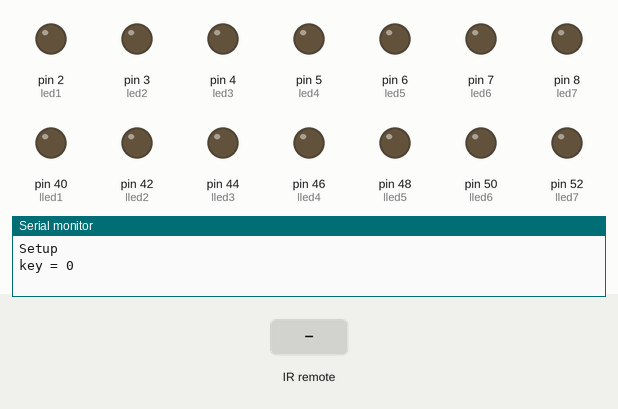
This sketch was run on a simulated Arduino Mega 2560, built with avr-gcc and run on an emulated ATmega2560. Parts: output pins drawn as LEDs (lit = HIGH), the last lines printed to the serial monitor. Dashed ring = blinking. The inputs (shaded band) are chosen by the test bench.

Above: at 1.2 s.
1.3 s: infrared code 0xFF22DD received
At 1.55 s:
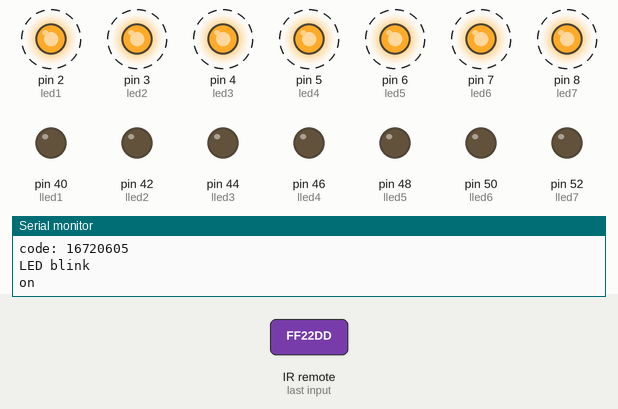
4.3 s: infrared code 0xFF629D received
At 5.5 s:
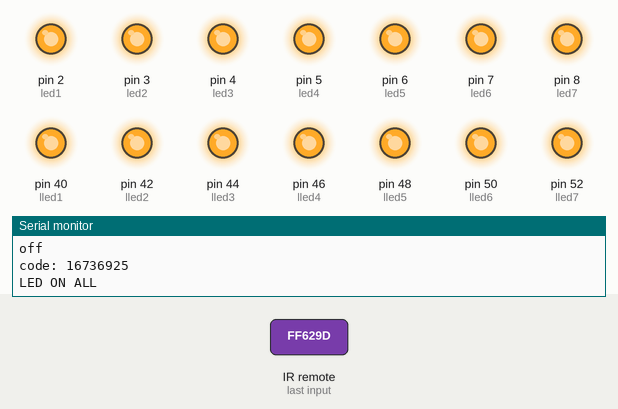
5.8 s: infrared code 0xFFE21D received
At 6.6 s:
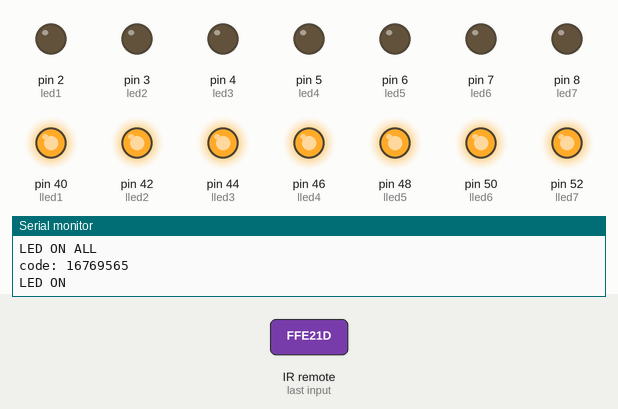
7.3 s: infrared code 0xFFE01F received
At 7.55 s:
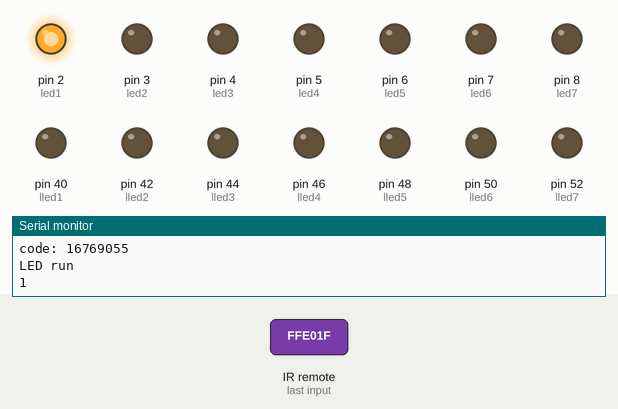
10.3 s: infrared code 0xFF906F received
At 10.56 s:
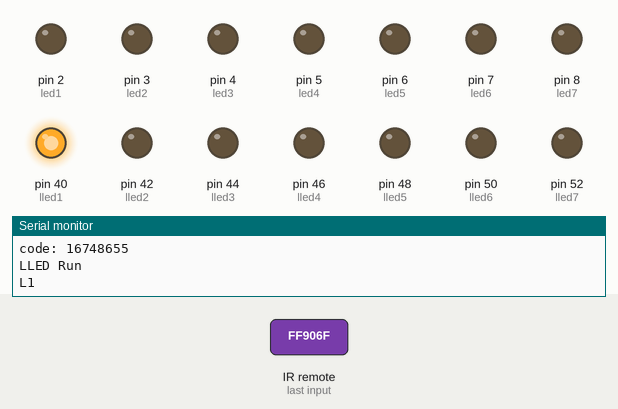
13.3 s: infrared code 0xFFA25D received
At 14.7 s:
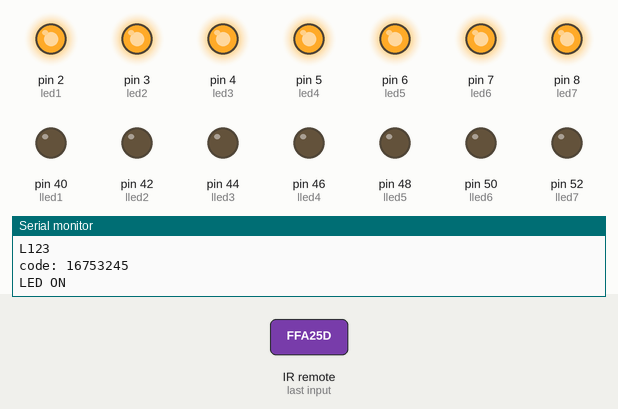
Timing chart, 0 to 15.8 s (numbered marks = the images above; inputs shaded):
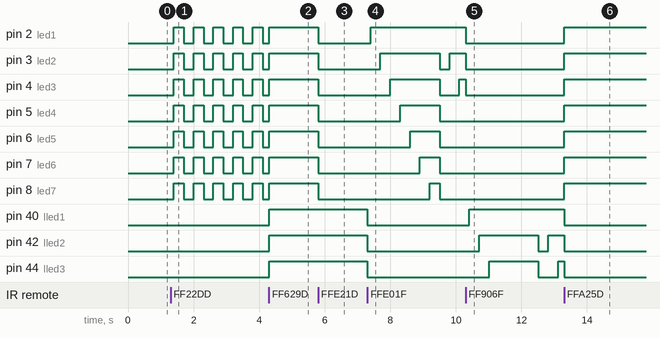

Measured:
- after the input at 1.3 s, pin 2 (led1), pin 3 (led2), pin 4 (led3), pin 5 (led4), pin 6 (led5), pin 7 (led6), pin 8 (led7): alternates HIGH for 0.30 s and LOW for 0.30 s, starting after 0.10 s
- after the input at 4.3 s, pin 40 (lled1), pin 42 (lled2), pin 44 (lled3), pin 46 (lled4), pin 48 (lled5), pin 50 (lled6), pin 52 (lled7): LOW → HIGH at once
- after the input at 5.8 s, pin 2 (led1), pin 3 (led2), pin 4 (led3), pin 5 (led4), pin 6 (led5), pin 7 (led6), pin 8 (led7): HIGH → LOW at once
- after the input at 7.3 s, pin 2 (led1): LOW → HIGH after 0.10 s; pin 3 (led2): LOW → HIGH after 0.40 s, → LOW 1.8 s later, → HIGH 0.30 s later; pin 4 (led3): LOW → HIGH after 0.70 s, → LOW 1.5 s later, → HIGH 0.60 s later; pin 5 (led4): LOW → HIGH after 1.0 s, → LOW 1.2 s later; pin 6 (led5): LOW → HIGH after 1.3 s, → LOW 0.90 s later
- after the input at 10.3 s, pin 2 (led1): HIGH → LOW at once; pin 5 (led4): stays LOW (without the input it goes to HIGH after 0.11 s); pin 6 (led5): stays LOW (without the input it goes to HIGH after 0.41 s); pin 7 (led6): stays LOW (without the input it goes to HIGH after 0.71 s); pin 8 (led7): stays LOW (without the input it goes to HIGH after 1.0 s)
- after the input at 13.3 s, pin 2 (led1), pin 3 (led2): LOW → HIGH at once

The sketch:

test_mega.ino
```cpp
#include <IRremote.h>

int RECV_PIN = 11;

int led1 = 2;
int led2 = 3;
int led3 = 4;
int led4 = 5;
int led5 = 6;
int led6 = 7;
int led7 = 8;

int lled1 = 40;
int lled2 = 42;
int lled3 = 44;
int lled4 = 46;
int lled5 = 48;
int lled6 = 50;
int lled7 = 52;


int key = 0;

unsigned long currentMillis   = 0;
unsigned long previousMillis  = 0;

bool LED_status;
bool LLED_status;

int LED_count;
int LLED_count;
long interval   = 200;

#define code1      16753245 // Button 1
#define code2      16736925 // Button 2
#define code3      16769565 // Button 3
#define code4      16720605 // Button 4,5
#define code6      16761405 // Button 6
#define code7      16769055 // Button 7
#define code8      16754775 // Button 8
#define code9      16748655 // Button 9
#define code0      16750695 // Button 0
#define codeOK     16726215 // OK button
#define codeSharp  16756815 // # button
#define codeStar   16738455 // * button
#define codeUp     16718055 // up button
#define codedown   16730805 // down button
#define codeLeft   16716015 // up button
#define codeRight  16734885 // down button

IRrecv irrecv(RECV_PIN);
decode_results results;

void setup()
{
  Serial.begin(9600);
  irrecv.enableIRIn(); // Start the receiver
  Serial.println("Setup");


  pinMode(led1, OUTPUT);
  pinMode(led2, OUTPUT);
  pinMode(led3, OUTPUT);
  pinMode(led4, OUTPUT);
  pinMode(led5, OUTPUT);
  pinMode(led6, OUTPUT);
  pinMode(led7, OUTPUT);

  pinMode(lled1, OUTPUT);
  pinMode(lled2, OUTPUT);
  pinMode(lled3, OUTPUT);
  pinMode(lled4, OUTPUT);
  pinMode(lled5, OUTPUT);
  pinMode(lled6, OUTPUT);
  pinMode(lled7, OUTPUT);


  digitalWrite(led1, LOW);
  digitalWrite(led2, LOW);
  digitalWrite(led3, LOW);
  digitalWrite(led4, LOW);
  digitalWrite(led5, LOW);
  digitalWrite(led6, LOW);
  digitalWrite(led7, LOW);

  digitalWrite(lled1, LOW);
  digitalWrite(lled2, LOW);
  digitalWrite(lled3, LOW);
  digitalWrite(lled4, LOW);
  digitalWrite(lled5, LOW);
  digitalWrite(lled6, LOW);
  digitalWrite(lled7, LOW);


  key = 0;
  LED_status = LOW ;
  LLED_status = LOW ;
  LED_count = 0;
  LLED_count = 0;
  interval = 300;
  Serial.print("key = ");
  Serial.println(key);


}


void(* resetFunc) (void) = 0;//declare reset function at address 0
                             //resetFunc(); //call reset

void loop()
{
outloop:
  if (irrecv.decode(&results))
  {
    Serial.print("code: ");
    Serial.println(results.value);


       if (results.value == code0)   // Off all LED
        {
          Serial.println("LED OFF ALL");
          LED_OFF_ALL ();
          key = 0;
        }

        if (results.value == codeOK) // Reset Arduino
        {
          resetFunc();
        }

        if (results.value == code2)   // On all LED
        {
          Serial.println("LED ON ALL");
          LED_ON_ALL ();
          key = 2;
        }

        if (results.value == codeUp)   // speed
        {
          Serial.println("speed");
          interval = interval + 200;
          if(interval >= 1000)
          {
            interval = 300;
          }
        }

        if (results.value == codeLeft)   // both LED blink
        {
          Serial.println("both LED blink");
          key = 22;
          LED_OFF();
          LLED_OFF();
        }

        if (results.value == codeRight)   // both LED run
        {
          Serial.println("both LED run");
          LED_OFF();
          LLED_OFF();
          key = 33;
        }

//---------------------------------------------------------------------------------
        if (results.value == code1)   // LED On
        {
          Serial.println("LED ON");
          LLED_OFF();
          LED_ON ();
          key = 1;
        }

        if (results.value == codeStar)   // LED Off
        {
          Serial.println("LED OFF");
          LLED_OFF();
          LED_OFF ();
          key = 11;
        }

        if (results.value == code4)   // LED blink
        {
          Serial.println("LED blink");
          LLED_OFF();
          key = 4;
        }

        if (results.value == code7)   // LED run
        {
          Serial.println("LED run");
          LLED_OFF();
          key = 7;
        }
//---------------------------------------------------------------------------------

        if (results.value == code3)   // LLED On
        {
          Serial.println("LED ON");
          LED_OFF();
          LLED_ON ();
          key = 3;
        }

        if (results.value == codeSharp)   // LLED Off
        {
          Serial.println("LLED OFF");
          LED_OFF();
          LLED_OFF ();
          key = 12;
        }

        if (results.value == code6)   // LLED blink
        {
          Serial.println("LLED blink");
          LED_OFF();
          key = 6;
        }

        if (results.value == code9)   // LLED blink
        {
          Serial.println("LLED Run");
          LED_OFF();
          key = 9;
        }


    delay(100);
    irrecv.resume(); // Receive the next value

  }


  if (key == 22)
     {
         currentMillis = millis();
         if(currentMillis - previousMillis > interval)
         {
           previousMillis = currentMillis;
           if (LED_status == LOW)
           {
             Serial.println("on on");
             LED_ON ();
             LLED_ON ();
           }
           else
           {
             Serial.println("off off");
             LED_OFF ();
             LLED_OFF ();
           }
         }
     }

  if (key == 4)
     {
         currentMillis = millis();
         if(currentMillis - previousMillis > interval)
         {
           previousMillis = currentMillis;
           if (LED_status == LOW)
           {
             Serial.println("on");
             LED_ON ();
           }
           else
           {
             Serial.println("off");
             LED_OFF ();
           }
         }
     }

     if (key == 6)
     {
         currentMillis = millis();
         if(currentMillis - previousMillis > interval)
         {
           previousMillis = currentMillis;
           if (LLED_status == LOW)
           {
             Serial.println("on");
             LLED_ON ();
           }
           else
           {
             Serial.println("off");
             LLED_OFF ();
           }
         }
     }


     if (key == 33)
     {
         currentMillis = millis();
         if(currentMillis - previousMillis > interval)
         {
           previousMillis = currentMillis;
           if (LED_count == 0)
           {
             LED_1 ();
             LLED_1 ();
             goto outloop;
           }
           if (LED_count == 1)
           {
             LED_2 ();
             LLED_2 ();
             goto outloop;
           }
           if (LED_count == 2)
           {
             LED_3 ();
             LLED_3 ();
             goto outloop;
           }
           if (LED_count == 3)
           {
             LED_4 ();
             LLED_4 ();
             goto outloop;
           }
           if (LED_count == 4)
           {
             LED_5 ();
             LLED_5 ();
             goto outloop;
           }
           if (LED_count == 5)
           {
             LED_6 ();
             LLED_6 ();
             goto outloop;
           }
           if (LED_count == 6)
           {
             LED_7 ();
             LLED_7 ();
             goto outloop;
           }
           if (LED_count == 7)
           {
             LED_1 ();
             LLED_1 ();
             goto outloop;
           }

         }
     }

     if (key == 7)
     {
         currentMillis = millis();
         if(currentMillis - previousMillis > interval)
         {
           previousMillis = currentMillis;
           if (LED_count == 0)
           {
             LED_1 ();
             goto outloop;
           }
           if (LED_count == 1)
           {
             LED_2 ();
             goto outloop;
           }
           if (LED_count == 2)
           {
             LED_3 ();
             goto outloop;
           }
           if (LED_count == 3)
           {
             LED_4 ();
             goto outloop;
           }
           if (LED_count == 4)
           {
             LED_5 ();
             goto outloop;
           }
           if (LED_count == 5)
           {
             LED_6 ();
             goto outloop;
           }
           if (LED_count == 6)
           {
             LED_7 ();
             goto outloop;
           }
           if (LED_count == 7)
           {
             LED_1 ();
             goto outloop;
           }

         }
     }


     if (key == 9)
     {
         currentMillis = millis();
         if(currentMillis - previousMillis > interval)
         {
           previousMillis = currentMillis;
           if (LLED_count == 0)
           {
             LLED_1 ();
             goto outloop;
           }
           if (LLED_count == 1)
           {
             LLED_2 ();
             goto outloop;
           }
           if (LLED_count == 2)
           {
             LLED_3 ();
             goto outloop;
           }
           if (LLED_count == 3)
           {
             LLED_4 ();
             goto outloop;
           }
           if (LLED_count == 4)
           {
             LLED_5 ();
             goto outloop;
           }
           if (LLED_count == 5)
           {
             LLED_6 ();
             goto outloop;
           }
           if (LLED_count == 6)
           {
             LLED_7 ();
             goto outloop;
           }
           if (LLED_count == 7)
           {
             LLED_1 ();
             goto outloop;
           }

         }
     }


}


void LED_OFF_ALL ()
{
      digitalWrite(led1, 0);
      digitalWrite(led2, 0);
      digitalWrite(led3, 0);
      digitalWrite(led4, 0);
      digitalWrite(led5, 0);
      digitalWrite(led6, 0);
      digitalWrite(led7, 0);

      digitalWrite(lled1, 0);
      digitalWrite(lled2, 0);
      digitalWrite(lled3, 0);
      digitalWrite(lled4, 0);
      digitalWrite(lled5, 0);
      digitalWrite(lled6, 0);
      digitalWrite(lled7, 0);

      LED_status = LOW ;
      LLED_status = LOW ;
      LED_count = 0;
      LLED_count = 0;
}

void LED_ON_ALL ()
{
      digitalWrite(led1, 1);
      digitalWrite(led2, 1);
      digitalWrite(led3, 1);
      digitalWrite(led4, 1);
      digitalWrite(led5, 1);
      digitalWrite(led6, 1);
      digitalWrite(led7, 1);

      digitalWrite(lled1, 1);
      digitalWrite(lled2, 1);
      digitalWrite(lled3, 1);
      digitalWrite(lled4, 1);
      digitalWrite(lled5, 1);
      digitalWrite(lled6, 1);
      digitalWrite(lled7, 1);

      LED_status = HIGH ;
      LLED_status = HIGH ;
      LED_count = 0;
      LLED_count = 0;
}


void LED_OFF ()
{
      digitalWrite(led1, 0);
      digitalWrite(led2, 0);
      digitalWrite(led3, 0);
      digitalWrite(led4, 0);
      digitalWrite(led5, 0);
      digitalWrite(led6, 0);
      digitalWrite(led7, 0);

      LED_status = LOW ;
      LED_count = 0;
}

void LLED_OFF ()
{
      digitalWrite(lled1, 0);
      digitalWrite(lled2, 0);
      digitalWrite(lled3, 0);
      digitalWrite(lled4, 0);
      digitalWrite(lled5, 0);
      digitalWrite(lled6, 0);
      digitalWrite(lled7, 0);

      LLED_status = LOW ;
      LLED_count = 0;
}

void LED_ON ()
{
      digitalWrite(led1, 1);
      digitalWrite(led2, 1);
      digitalWrite(led3, 1);
      digitalWrite(led4, 1);
      digitalWrite(led5, 1);
      digitalWrite(led6, 1);
      digitalWrite(led7, 1);

      LED_status = HIGH ;
      LED_count = 0;
}

void LLED_ON ()
{
      digitalWrite(lled1, 1);
      digitalWrite(lled2, 1);
      digitalWrite(lled3, 1);
      digitalWrite(lled4, 1);
      digitalWrite(lled5, 1);
      digitalWrite(lled6, 1);
      digitalWrite(lled7, 1);

      LLED_status = HIGH ;
      LLED_count = 0;
}

void LED_1 ()
{
      digitalWrite(led1, 1);
      digitalWrite(led2, 0);
      digitalWrite(led3, 0);
      digitalWrite(led4, 0);
      digitalWrite(led5, 0);
      digitalWrite(led6, 0);
      digitalWrite(led7, 0);

      LED_count = 1;
      Serial.println("1");
}


void LLED_1 ()
{
      digitalWrite(lled1, 1);
      digitalWrite(lled2, 0);
      digitalWrite(lled3, 0);
      digitalWrite(lled4, 0);
      digitalWrite(lled5, 0);
      digitalWrite(lled6, 0);
      digitalWrite(lled7, 0);

      LLED_count = 1;
      Serial.println("L1");
}


void LED_2 ()
{
      digitalWrite(led1, 1);
      digitalWrite(led2, 1);
      digitalWrite(led3, 0);
      digitalWrite(led4, 0);
      digitalWrite(led5, 0);
      digitalWrite(led6, 0);
      digitalWrite(led7, 0);

      LED_count = 2;
      Serial.println("12");
}

void LLED_2 ()
{
      digitalWrite(lled1, 1);
      digitalWrite(lled2, 1);
      digitalWrite(lled3, 0);
      digitalWrite(lled4, 0);
      digitalWrite(lled5, 0);
      digitalWrite(lled6, 0);
      digitalWrite(lled7, 0);

      LLED_count = 2;
      Serial.println("L12");
}


void LED_3 ()
{
      digitalWrite(led1, 1);
      digitalWrite(led2, 1);
      digitalWrite(led3, 1);
      digitalWrite(led4, 0);
      digitalWrite(led5, 0);
      digitalWrite(led6, 0);
      digitalWrite(led7, 0);

      LED_count = 3;
      Serial.println("123");
}

void LLED_3 ()
{
      digitalWrite(lled1, 1);
      digitalWrite(lled2, 1);
      digitalWrite(lled3, 1);
      digitalWrite(lled4, 0);
      digitalWrite(lled5, 0);
      digitalWrite(lled6, 0);
      digitalWrite(lled7, 0);

      LLED_count = 3;
      Serial.println("L123");
}

void LED_4 ()
{
      digitalWrite(led1, 1);
      digitalWrite(led2, 1);
      digitalWrite(led3, 1);
      digitalWrite(led4, 1);
      digitalWrite(led5, 0);
      digitalWrite(led6, 0);
      digitalWrite(led7, 0);

      LED_count = 4;
      Serial.println("1234");
}

void LLED_4 ()
{
      digitalWrite(lled1, 1);
      digitalWrite(lled2, 1);
      digitalWrite(lled3, 1);
      digitalWrite(lled4, 1);
      digitalWrite(lled5, 0);
      digitalWrite(lled6, 0);
      digitalWrite(lled7, 0);

      LLED_count = 4;
      Serial.println("L1234");
}

void LED_5 ()
{
      digitalWrite(led1, 1);
      digitalWrite(led2, 1);
      digitalWrite(led3, 1);
      digitalWrite(led4, 1);
      digitalWrite(led5, 1);
      digitalWrite(led6, 0);
      digitalWrite(led7, 0);

      LED_count = 5;
      Serial.println("12345");
}

void LLED_5 ()
{
      digitalWrite(lled1, 1);
      digitalWrite(lled2, 1);
      digitalWrite(lled3, 1);
      digitalWrite(lled4, 1);
      digitalWrite(lled5, 1);
      digitalWrite(lled6, 0);
      digitalWrite(lled7, 0);

      LLED_count = 5;
      Serial.println("L12345");
}


void LED_6 ()
{
      digitalWrite(led1, 1);
      digitalWrite(led2, 1);
      digitalWrite(led3, 1);
      digitalWrite(led4, 1);
      digitalWrite(led5, 1);
      digitalWrite(led6, 1);
      digitalWrite(led7, 0);

      LED_count = 6;
      Serial.println("123456");
}

void LLED_6 ()
{
      digitalWrite(lled1, 1);
      digitalWrite(lled2, 1);
      digitalWrite(lled3, 1);
      digitalWrite(lled4, 1);
      digitalWrite(lled5, 1);
      digitalWrite(lled6, 1);
      digitalWrite(lled7, 0);

      LLED_count = 6;
      Serial.println("L123456");
}

void LED_7 ()
{
      digitalWrite(led1, 1);
      digitalWrite(led2, 1);
      digitalWrite(led3, 1);
      digitalWrite(led4, 1);
      digitalWrite(led5, 1);
      digitalWrite(led6, 1);
      digitalWrite(led7, 1);

      LED_count = 7;
      Serial.println("1234567");
}

void LLED_7 ()
{
      digitalWrite(lled1, 1);
      digitalWrite(lled2, 1);
      digitalWrite(lled3, 1);
      digitalWrite(lled4, 1);
      digitalWrite(lled5, 1);
      digitalWrite(lled6, 1);
      digitalWrite(lled7, 1);

      LLED_count = 7;
      Serial.println("L1234567");
}
```
